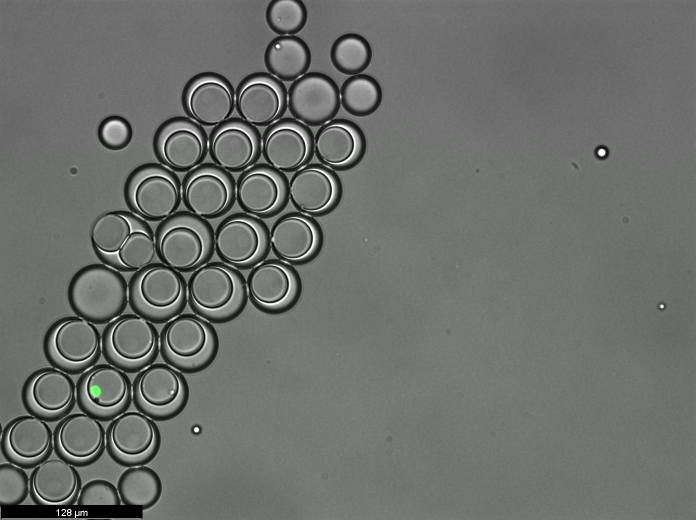
#> input picture DEimage.tif, 1392 x 1040 px (shown at 1/2 size)
$ python 'DE _statistics.py'
#> lines starting #> are read from the running program, lines starting #| are printed output that depends on the picture
# import packages
import cv2
import numpy as np
import pandas as pd
import matplotlib.pyplot as plt

# read image
# greyscale
# blur

img = cv2.imread('DEimage.tif',0)
#> img: shape (1040, 1392); min 0, max 255, mean 110.2
img = cv2.medianBlur(img,5)
cimg = cv2.cvtColor(img,cv2.COLOR_GRAY2BGR)

#detect circles and create 'circles' array with x and y coordinates and circle radius
circles = cv2.HoughCircles(img,cv2.HOUGH_GRADIENT,1,7,
               param1=290,param2=100,minRadius=0,maxRadius=0)
#> circles = 50 rows, first 8: [434.5, 584.5, 61.8], [525.5, 381.5, 55.6], [721.5, 190.5, 42.5], [320.5, 784.5, 56.8], [416.5, 196.5, 54], [376.5, 687.5, 59.7], [625.5, 379.5, 42.7], [701.5, 107.5, 41]

#draw circles in photo and display it
circles = np.uint16(np.around(circles))
#> circles = 50 rows, first 8: [434, 584, 62], [526, 382, 56], [722, 190, 42], [320, 784, 57], [416, 196, 54], [376, 688, 60], [626, 380, 43], [702, 108, 41]
for i in circles[0,:]:
    # draw the outer circle
    cv2.circle(cimg,(i[0],i[1]),i[2],(0,255,0),2)
    # draw the center of the circle
    cv2.circle(cimg,(i[0],i[1]),2,(0,0,255),3)
#> this loop made 50 passes
#> i on passes 1 to 12: [434, 584, 62], [526, 382, 56], [722, 190, 42], [320, 784, 57], [416, 196, 54], [376, 688, 60], [626, 380, 43], [702, 108, 41], [316, 586, 62], [230, 266, 35], [144, 690, 58], [98, 790, 56]
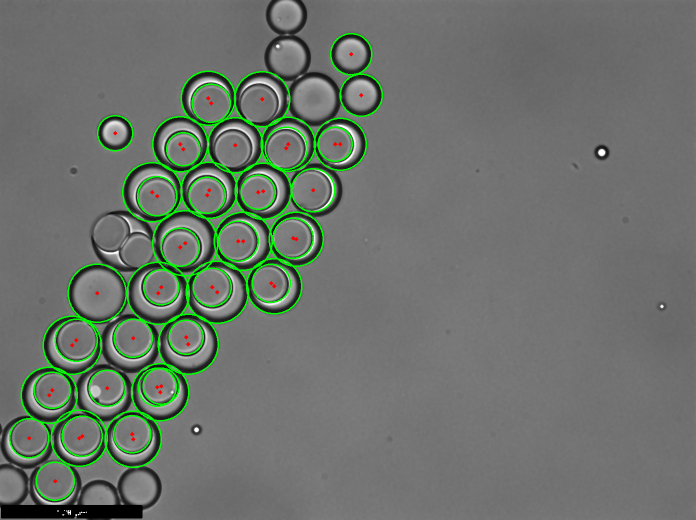
#> cimg: shape (1040, 1392, 3) (shown at 1/2 size); mean B, G, R 107.2, 114.6, 107.5

cv2.imshow('detected circles',cimg)
cv2.waitKey(0)
cv2.destroyAllWindows()


### Still to do:
# - fine-tune parameters in cv2.HoughCircles so that all droplets are detected
# - detect cells in droplets, assign variable n_cells
# - detect if droplet is double-emulsion droplet or not, assign variable dble-emul
# - create dataframe with droplet index, radius, dble-emul, n_cells

# for now keep working with example dataframe
# import example dataframe from csv
#> (the run stopped early here; a loop or call above may not have finished)
